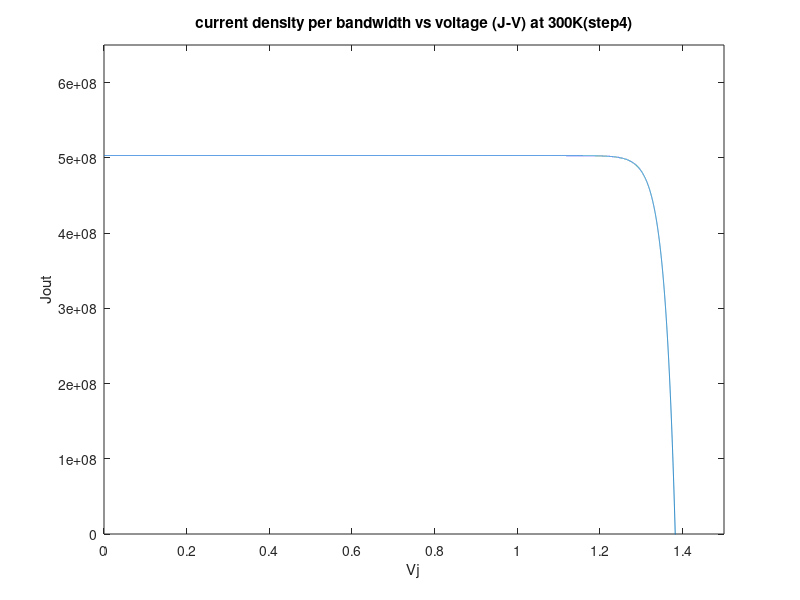

This chart was generated by the following MATLAB code:
clear;
T=300;
na=2*(10^19)*(10^(6));
dn=32.4*(10^(-4));
tn0=1*(10^(-9));
Ln=1.8*(10^(-6));
nd=2*(10^17)*(10^(6));
dp=5.7*(10^(-4));
tp0=15.8*(10^(-9));
lp=3*(10^(-6));
w=1.0195*(10^(-7));
vd=1.4435/(1.602*10^(-19));
ni=2.3054*(10^6)*(10^(6));
h=300*(10^(-6));
xj=(0.5*(10^(-6)));
sp=1*(10^3);
sn=10^50;
a=5*(10^6);
f=5*(10^27);
r=0.1;
k=1.3807*(10^(-23));
ei=0;
step=.00005;
vj=0:step:2;
lambda=600*(10^(-9));
q=1.609*(10^(-19));
H=6.626*10^(-34);
c=3*(10^8);
Eg=(1.519-(5.406*(10^(-4))*(T^2)/(T+204)));
et=-Eg/2;
hprime = h -(xj+w);
%jinj=128.34;

a1=(q*f*(1-r)*a*lp)/((a^2)*(lp^2)-1);
b1=(sp*lp/dp)+a*lp;
c1=exp(-a*xj)*((sp*lp/dp)*cosh(xj/lp)+sinh(xj/lp));
d1=(sp*lp/dp)*sinh(xj/lp)+cosh(xj/lp);
e1=a*lp*exp(-a*xj);
jp= a1*((b1-c1)/d1-e1);

a2 =((q*f*(1-r)*a*Ln)/((a^2)*(Ln^2)-1));
a22=exp(-a*(xj+w));
b2=a*Ln;
c2=(sn*Ln/dn)*(cosh(hprime/Ln)-exp(-a*hprime));
d2=sinh(hprime/Ln)+a*Ln*exp(-a*hprime);
e2=(sn*Ln/dn)*sinh(hprime/Ln) + cosh(hprime/Ln);
jn= a22*a2*(b2-(c2+d2)/e2);


a3=q*(dp/lp)*((ni^2)/nd);
b3=(sp*lp/dp)*cosh(xj/lp)+sinh(xj/lp);
c3=(sp*lp/dp)*sinh(xj/lp)+cosh(xj/lp);
d3=q*(dn/Ln)*((ni^2)/na);
e3=(sn*Ln/dn)*cosh(hprime/Ln)+sinh(hprime/Ln);
f3=(sn*Ln/dn)*sinh(hprime/Ln)+cosh(hprime/Ln);
jo=a3*(b3/c3)+d3*(e3/f3);

jdr= q*f*(1-r)*exp(-a*xj)*(1-exp(-a*w));
jph= jp + jn + jdr;


max=0;
vatmax=0;
vatzero=0;
small=500000;
jatmax=0;
initial=0;
for i=1:length(vj)
vi=vj(i);
jinj(i)= jo*(exp(q*vi/(k*T))-1);
b(i)=( (exp(-q*vi/(2*k*T))) * cosh((et-ei)/(k*T)+(1/2)*log(tp0/tn0)) );
func=@(x) 1./((x.^2)+(2*b(i).*x)+1);
fb(i)=integral(func,0,inf);
jrg(i)=( (q*ni*w) / (sqrt(tn0*tp0)) ) * ( (2*sinh(q*vi/(2*k*T))) / (q*(vd-vi)/(k*T)) ) * fb(i);
jdark(i)=jinj(i) + jrg(i);
jout(i)=jph-jdark(i);
if(vi==0)
initial=jout(i);
end
tmp=vi*jout(i);
if(max<tmp)
max=tmp;
vatmax=vi;
jatmax=jout(i);
end
if(abs(jout(i))<small)
small=jout(i);
vatzero=vi;
end
end

patmax=vatmax*jatmax;
FF=patmax/(initial*1.3795);
Efficiency=patmax/(H*(c/lambda)*f)*100;

plot(vj, jout);
xlabel('Vj');
ylabel('Jout');
title('current density per bandwidth vs voltage (J-V) at 300K(step4)');
axis([ 0 1.5 0 650000000]);

%plot(vj, jrg);
%xlabel('Vj');
%ylabel('jrg');
%title('bandwidth vs voltage (J-V) at 300K(step4)')
%axis([ 0 1.5 0 .001]);

disp(vatmax); %voltage at max power
disp(jatmax); %current density at max power
disp(patmax); %max power
disp(FF); %Fill factor
disp(Efficiency); %efficiency
%disp(small);
